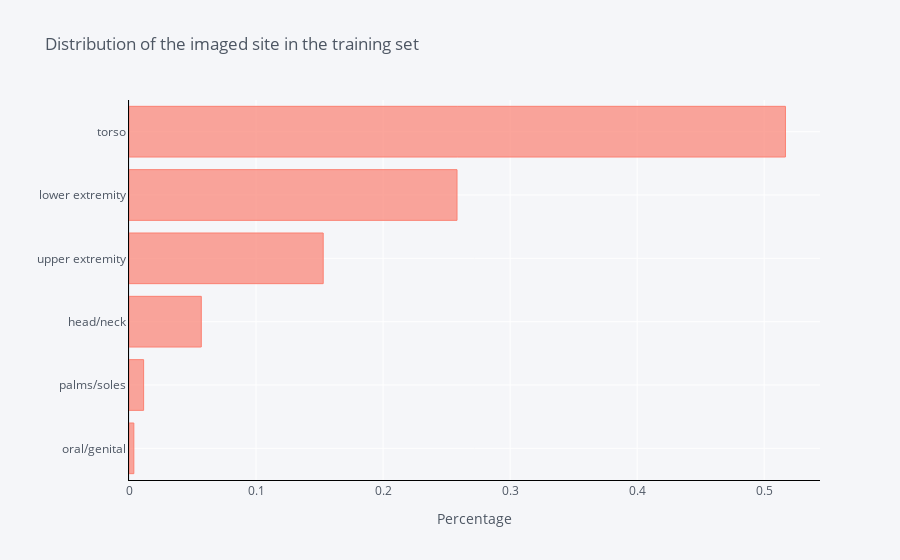

Write notebook code for a chart like this one.
### Code cell
train_df['anatom_site_general_challenge'].value_counts(normalize=True).sort_values().iplot(kind='barh',
                                                      xTitle='Percentage', 
                                                      linecolor='black', 
                                                      opacity=0.7,
                                                      color='#FB8072',
                                                      theme='pearl',
                                                      bargap=0.2,
                                                      gridcolor='white',
                                                      title='Distribution of the imaged site in the training set')

### Figure 1 — Plotly figure (JSON) as saved in the notebook; plotly's stock layout.template omitted (floating-point values rounded to 4 significant figures)
{"data": [{"name": "anatom_site_general_challenge", "text": "", "y": ["oral/genital", "palms/soles", "head/neck", "upper extremity", "lower extremity", "torso"], "marker": {"color": "rgba(251, 128, 114, 0.7)", "line": {"color": "rgba(251, 128, 114, 1.0)", "width": 1}}, "x": [0.003804, 0.0115, 0.0569, 0.1529, 0.2582, 0.5167], "type": "bar", "orientation": "h"}], "layout": {"xaxis": {"tickfont": {"color": "#4D5663"}, "title": {"text": "Percentage", "font": {"color": "#4D5663"}}, "showgrid": true, "zerolinecolor": "#E1E5ED", "gridcolor": "white", "linecolor": "black"}, "title": {"text": "Distribution of the imaged site in the training set", "font": {"color": "#4D5663"}}, "paper_bgcolor": "#F5F6F9", "plot_bgcolor": "#F5F6F9", "yaxis": {"tickfont": {"color": "#4D5663"}, "title": {"text": "", "font": {"color": "#4D5663"}}, "showgrid": true, "zerolinecolor": "#E1E5ED", "gridcolor": "white", "linecolor": "black"}, "bargap": 0.2, "legend": {"bgcolor": "#F5F6F9", "font": {"color": "#4D5663"}}}}
